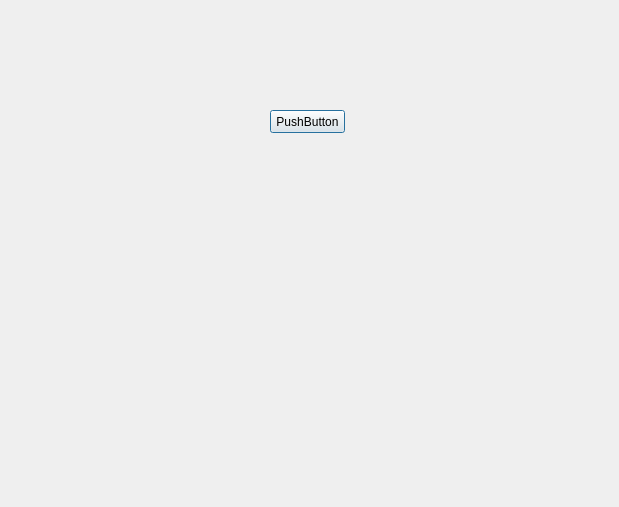
<?xml version="1.0" encoding="UTF-8"?>
<ui version="4.0">
 <class>Dialog</class>
 <widget class="QDialog" name="Dialog">
  <property name="geometry">
   <rect>
    <x>0</x>
    <y>0</y>
    <width>619</width>
    <height>507</height>
   </rect>
  </property>
  <property name="windowTitle">
   <string>Dialog</string>
  </property>
  <widget class="QPushButton" name="pushButton">
   <property name="geometry">
    <rect>
     <x>270</x>
     <y>110</y>
     <width>75</width>
     <height>23</height>
    </rect>
   </property>
   <property name="text">
    <string>PushButton</string>
   </property>
  </widget>
 </widget>
 <resources/>
 <connections/>
</ui>
